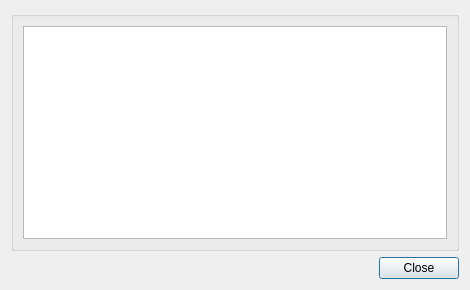
<?xml version="1.0" encoding="UTF-8"?>
<ui version="4.0">
 <class>DialogSave</class>
 <widget class="QDialog" name="DialogSave">
  <property name="geometry">
   <rect>
    <x>0</x>
    <y>0</y>
    <width>470</width>
    <height>290</height>
   </rect>
  </property>
  <property name="minimumSize">
   <size>
    <width>470</width>
    <height>290</height>
   </size>
  </property>
  <property name="maximumSize">
   <size>
    <width>470</width>
    <height>291</height>
   </size>
  </property>
  <property name="windowTitle">
   <string>Dialog</string>
  </property>
  <layout class="QVBoxLayout" name="verticalLayout_4">
   <item>
    <widget class="QGroupBox" name="groupBox">
     <property name="title">
      <string/>
     </property>
     <layout class="QHBoxLayout" name="horizontalLayout_3">
      <item>
       <widget class="QTableWidget" name="tableWidget">
        <property name="minimumSize">
         <size>
          <width>250</width>
          <height>200</height>
         </size>
        </property>
       </widget>
      </item>
     </layout>
    </widget>
   </item>
   <item>
    <widget class="QDialogButtonBox" name="buttonBox">
     <property name="orientation">
      <enum>Qt::Horizontal</enum>
     </property>
     <property name="standardButtons">
      <set>QDialogButtonBox::Close</set>
     </property>
    </widget>
   </item>
  </layout>
 </widget>
 <resources/>
 <connections>
  <connection>
   <sender>buttonBox</sender>
   <signal>accepted()</signal>
   <receiver>DialogSave</receiver>
   <slot>accept()</slot>
   <hints>
    <hint type="sourcelabel">
     <x>248</x>
     <y>254</y>
    </hint>
    <hint type="destinationlabel">
     <x>157</x>
     <y>274</y>
    </hint>
   </hints>
  </connection>
  <connection>
   <sender>buttonBox</sender>
   <signal>rejected()</signal>
   <receiver>DialogSave</receiver>
   <slot>reject()</slot>
   <hints>
    <hint type="sourcelabel">
     <x>316</x>
     <y>260</y>
    </hint>
    <hint type="destinationlabel">
     <x>286</x>
     <y>274</y>
    </hint>
   </hints>
  </connection>
 </connections>
</ui>
